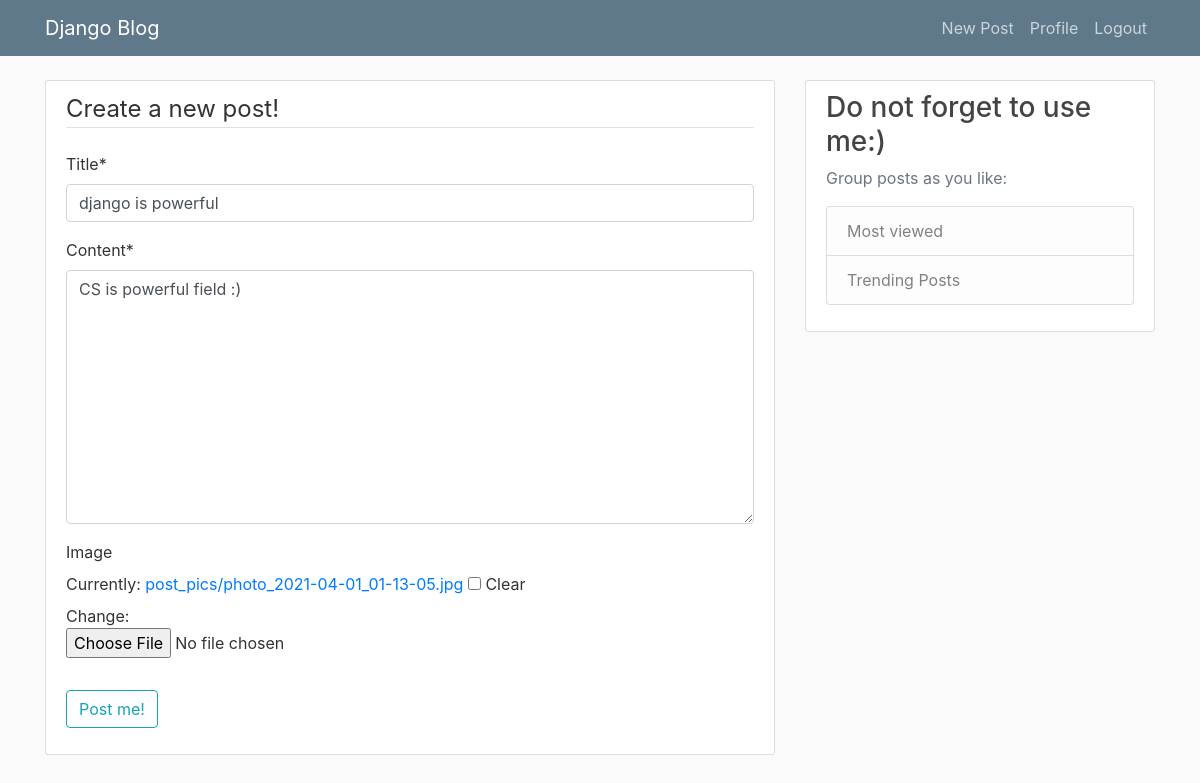
Page /post/52/update (signed in) on the earlier database version.
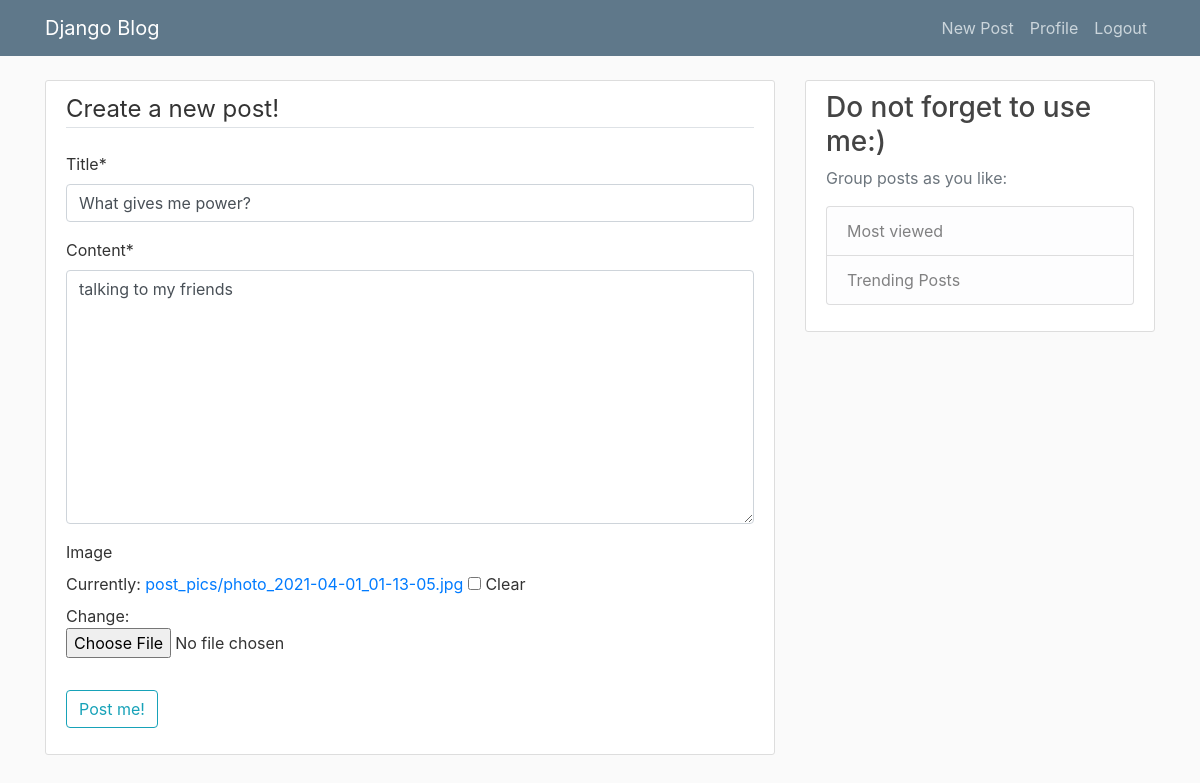
Same page on the later database version.
### blog/models.py (models this page shows, shortened)
class Post(models.Model):
    title = models.CharField(max_length=100)
    content = models.TextField()
    image = models.ImageField(blank=True, upload_to='post_pics')
    date_posted = models.DateTimeField(default=timezone.now)
    author = models.ForeignKey(User, on_delete=models.CASCADE)
    likes = models.ManyToManyField(User, related_name='blog_post')

### blog/views.py (the view, shortened to what this page needs)
# urls.py: path('post/<int:pk>/update', blog_views.PostUpdateView.as_view(), name='post-update'),
class PostUpdateView(LoginRequiredMixin, UserPassesTestMixin, UpdateView):
    model = Post
    fields = ['title', 'content', 'image']
    def test_func(self):
        post = self.get_object()
        if self.request.user == post.author:
            return True
        return False

### blog/templates/blog/post_form.html (shortened to what this page needs)
{% extends "blog/base.html" %}
{% load crispy_forms_tags %}
{% block content %}
    <div class="content-section">
        <form method="POST" enctype="multipart/form-data">
            <fieldset class="form-group">
                <legend class="border-bottom mb-4">Create a new post!</legend>
                {{ form|crispy }}
            </fieldset>
            <div class="form-group">
                <button class="btn btn-outline-info" type="submit">Post me!</button>
            </div>
        </form>
    </div>
{% endblock content %}

### blog/templates/blog/base.html (shortened to what this page needs)
<!DOCTYPE html>
{% load static %}
<html>
<head>
    <link rel="stylesheet" href="https://maxcdn.bootstrapcdn.com/bootstrap/4.0.0/css/bootstrap.min.css">
    <link rel="stylesheet" type="text/css" href="{% static 'blog/main.css' %}">
</head>
<body>
    <header class="site-header">
      <nav class="navbar navbar-expand-md navbar-dark bg-steel fixed-top">
        <div class="container">
          <a class="navbar-brand mr-4" href="{% url 'blog-home' %}">Django Blog</a>
          <div class="collapse navbar-collapse" id="navbarToggle">
            <div class="navbar-nav">
              {% if user.is_authenticated %}
                <a class="nav-item nav-link" href="{% url 'post-create' %}">New Post</a>
                <a class="nav-item nav-link" href="{% url 'profile' %}">Profile</a>
                <a class="nav-item nav-link" href="{% url 'logout' %}">Logout</a>
              {% else %}
                <a class="nav-item nav-link" href="{% url 'login' %}">Login</a>
                <a class="nav-item nav-link" href="{% url 'register' %}">Register</a>
              {% endif %}
            </div>
          </div>
        </div>
      </nav>
    </header>
    <main role="main" class="container">
      <div class="row">
        <div class="col-md-8">
          {% block content %}{% endblock %}
        </div>
        <div class="col-md-4">
          <div class="content-section">
            <h3>Do not forget to use me:)</h3>
            <p class='text-muted'>Group posts as you like:
              <ul class="list-group">
                <li class="list-group-item list-group-item-light">Most viewed</li>
                <a class="list-group-item list-group-item-light" href ="{% url 'blog-home2' %}">Trending Posts</a>
              </ul>
            </p>
          </div>
        </div>
      </div>
    </main>
</body>
</html>

### blog/static/blog/main.css (style rules this page uses)
body { background: #fafafa; color: #333333; margin-top: 5rem; }
h1, h2, h3, h4, h5, h6 { color: #444444; }
ul { margin: 0; }
.bg-steel { background-color: #5f788a; }
.site-header .navbar-nav .nav-link { color: #cbd5db; }
.content-section { background: #ffffff; padding: 10px 20px; border: 1px solid #dddddd; border-radius: 3px; margin-bottom: 20px; }

Differences in the rows shown:
changed Post: title "django is powerful" → "What gives me power?"; content "CS is powerful field :)" → "talking to my friends"
